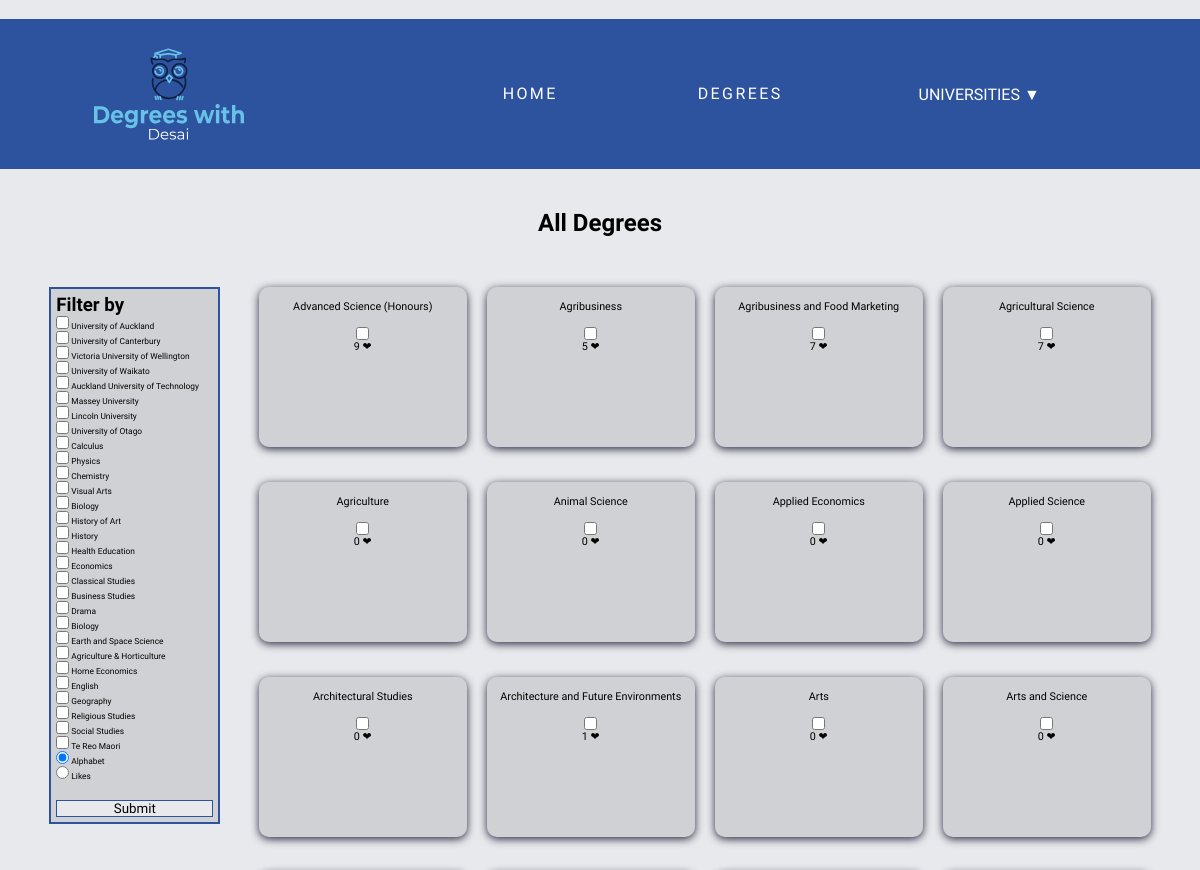
/degrees (upper part), run on an earlier commit of the app's database.
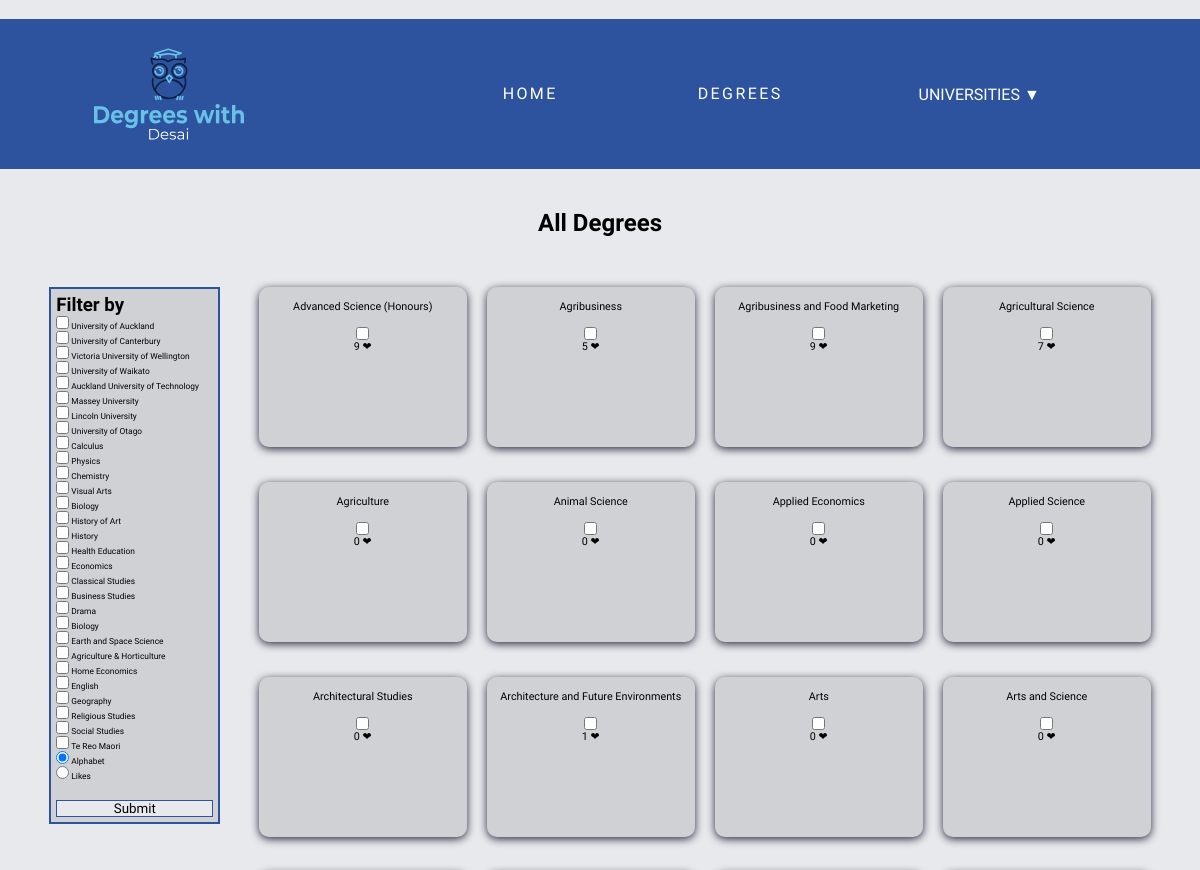
And on a later commit of the database.
### models.py (models this page shows)
class Degree(db.Model):
    __tablename__ = 'Degree'
    id = db.Column(db.Integer, primary_key=True)
    name = db.Column(db.String())
    description = db.Column(db.String())
    likes = db.Column(db.Integer)
    universities = db.relationship('University', secondary=UniversityDegree, back_populates='degrees')
    prerequisites = db.relationship('Prerequisites', back_populates='degrees')

### main.py (the view)
@app.route('/degrees', methods = ["GET", "POST"])
def degrees():
  form = SimpleForm()
  degrees = models.Degree.query.all()
  subjects = models.Subject.query.all()
  sort_by = "alphabet"
  if form.validate_on_submit():
    uni_degrees = []
    if form.uni_data.data:
      university_filter = (form.uni_data.data)
      print(university_filter)
      for degree in degrees:
        unis = [university.id for university in degree.universities]
        for uni in unis:
          if str(uni) in university_filter:
            uni_degrees.append(degree)
    else:
      uni_degrees = set(degrees)
    if form.subject_data.data:
      subject_filter = (form.subject_data.data)
      subjects = models.Prerequisites.query.filter(models.Prerequisites.sid.in_(subject_filter)).all()
      subjects = [subject.did for subject in subjects]
      sub_degrees = models.Degree.query.filter(models.Degree.id.in_(subjects)).all()
      degrees = list(set(uni_degrees) & set(sub_degrees))
      print(degrees)
    else:
      degrees = uni_degrees
    sort_by = form.radio.data
  else:
    print(form.errors)
  if sort_by == "alphabet":
    degrees = sorted(degrees, key=lambda degree: degree.name)
  elif sort_by == "likes":
    degrees = sorted(degrees, key=lambda degree: degree.likes)
  return render_template('degrees.html', degrees = degrees, forms=form)

### main.py (called while the page is built)
@app.context_processor
def context_processor():
  uni = models.University.query.all()
  return dict(uni=uni)

### templates/degrees.html (shortened to what this page needs)
﻿{% extends 'layout.html' %}
{% block content %}
<h2>All Degrees</h2>
<div class="all-degrees">
<form class='filter' method='POST' action='/degrees'>
    <div>
        <h3>Filter by</h3>
        {% for form in forms %}
        <div class="filter_item">{{ form }}</div>
        {% endfor %}
    </div>
    <br>
    <input type='submit'>
</form>
<div class='degrees-container'>
    {% for degree in degrees %}
    <div class='grid-item'>
        <div>
            <a href="{{ url_for('degree', id=degree.id )}}">
                <p>{{degree.name}}</p>
            </a>
        </div>
        <div>
            <label>
                <input type="checkbox" id="like_button" class="like_degree" type="submit"  value="{{ degree.name }}" >
                <p>{{degree.likes}} &#10084;</p>
            </label>
        </div>
    </div>
    {% endfor %}
</div>
</div>
{% endblock %}

### templates/layout.html (shortened to what this page needs)
<!DOCTYPE html>
<html lang="en">
<head>
    <link rel='stylesheet' href='/static/css/style.css'>
</head>
<body>
    <div class = "top">
    {% include 'header.html'%}
    </div>
    <div class="content">
    {% block content %} {% endblock %}
    </div>
</body>
</html>

### templates/header.html (shortened to what this page needs)
<header>
    <a href='/'>
    </a>
    {% include 'nav.html'%}
</header>

### templates/nav.html (shortened to what this page needs)
<nav>
  <ul>
    <li><a href="{{ url_for('home') }}">Home</a></li>
    <li><a href="{{ url_for('degrees') }}">Degrees</a></li>
    <li>
      <div class="dropdown">
        <button class="dropbtn">Universities &#x25BC</button>
      </div>
    </li>
  </ul>
</nav>

### static/css/style.css (style rules this page uses)
:root { --clr_primary:#2d539e; --clr_secondary: #3a68b3; --clr_tertiary: #262a3f; --clr_bg: #e8e9ec; }
* { margin:0; padding:0; box-sizing: border-box; font-family: 'Exo 2', sans-serif; }
body { background: var(--clr_bg); }
a { text-decoration: none; color: var(--clr_primary); }
h2 { text-align: center; margin: 40px; }
.top { background: var(--clr_primary); min-height: 150px }
header { float: left; width: 100%; color: white; height: auto; display: flex; justify-content: space-around; }
nav { display: flex; align-items: center; }
nav ul { list-style-type: none; display: flex; margin: 0 auto; }
nav ul li { display: inline-block; margin: 1.5vh 50px; }
nav ul li a { color: #fff; text-transform: uppercase; text-decoration: none; letter-spacing: 0.15em; display: inline-block; padding: 15px 20px; position: relative; }
nav ul li a:after { background: none repeat scroll 0 0 transparent; bottom: 0; content: ""; display: block; height: 2px; left: 50%; position: absolute; background: #fff; transition: width 0.3s ease 0s, left 0.3s ease 0s; width: 0; }
.dropbtn { color: white; padding: 16px; font-size: 16px; border: none; background: none; text-transform: uppercase; }
.dropdown { display: inline-block; position: relative; }
.content { width: 95%; margin: 0 auto; margin-bottom: 50px; }
.all-degrees { display: flex; justify-content: space-around; }
.filter { width: 15%; height: 100%; display: flex; flex-direction: column; border: 2px solid var(--clr_primary); background-color:rgb(0,0,0,0.1); padding: 5px; margin: 10px; }
.filter .filter_item ul li { list-style-type: none; font-size: 0.7vw; }
.filter input[type=submit] { border: 1px solid var(--clr_primary); background: var(--clr_bg); transition: 0.2s all ease-in-out; }
.degrees-container { display: grid; grid-template-columns: repeat(4, 1fr); width: 80%; }
.grid-item { border-radius: 10px; text-align: center; width: auto; background-color:rgb(0,0,0,0.1); margin: 10px; height: 20vh; overflow: hidden; position: relative; text-align: center; font-size: 0.9vw; margin-bottom: 25px; box-shadow: 0 2px 8px var(--clr_tertiary); }
.grid-item a p { color: black; transition: all 0.3s ease-in-out; opacity: 1; }
.grid-item a { padding: 150px 250px; }

What changed in the data, as far as the page shows it:
changed Degree "Agribusiness and Food Marketing": likes "7" → "9"
